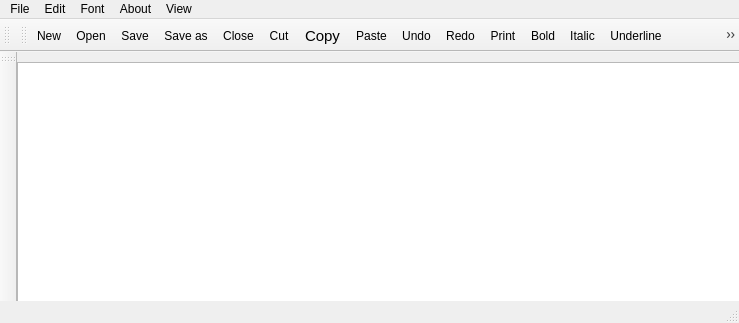
<?xml version="1.0" encoding="UTF-8"?>
<ui version="4.0">
 <class>MainWindow</class>
 <widget class="QMainWindow" name="MainWindow">
  <property name="geometry">
   <rect>
    <x>0</x>
    <y>0</y>
    <width>739</width>
    <height>323</height>
   </rect>
  </property>
  <property name="windowTitle">
   <string>MainWindow</string>
  </property>
  <widget class="QWidget" name="centralwidget">
   <widget class="QTextEdit" name="textEdit">
    <property name="geometry">
     <rect>
      <x>0</x>
      <y>10</y>
      <width>751</width>
      <height>261</height>
     </rect>
    </property>
   </widget>
  </widget>
  <widget class="QMenuBar" name="menubar">
   <property name="geometry">
    <rect>
     <x>0</x>
     <y>0</y>
     <width>739</width>
     <height>21</height>
    </rect>
   </property>
   <widget class="QMenu" name="menuFile">
    <property name="title">
     <string>File</string>
    </property>
    <addaction name="actionNew"/>
    <addaction name="actionOpen"/>
    <addaction name="separator"/>
    <addaction name="actionSave"/>
    <addaction name="actionSave_as"/>
    <addaction name="separator"/>
    <addaction name="actionClose"/>
    <addaction name="separator"/>
    <addaction name="actionPrint"/>
   </widget>
   <widget class="QMenu" name="menuEdit">
    <property name="title">
     <string>Edit</string>
    </property>
    <addaction name="actionCut"/>
    <addaction name="actionCopy"/>
    <addaction name="actionPaste"/>
    <addaction name="separator"/>
    <addaction name="actionUndo"/>
    <addaction name="actionRedo"/>
   </widget>
   <widget class="QMenu" name="menuFont">
    <property name="title">
     <string>Font</string>
    </property>
    <addaction name="actionBold"/>
    <addaction name="actionItalic"/>
    <addaction name="actionUnderline"/>
    <addaction name="actionFont_color"/>
    <addaction name="actionFont_bgcolor"/>
    <addaction name="actionselect_Font"/>
   </widget>
   <widget class="QMenu" name="menuAbout">
    <property name="title">
     <string>About</string>
    </property>
    <addaction name="actionAboutqt"/>
    <addaction name="actionHelp"/>
   </widget>
   <widget class="QMenu" name="menuView">
    <property name="title">
     <string>View</string>
    </property>
    <addaction name="actionzoom_in"/>
    <addaction name="actionzoom_out"/>
   </widget>
   <addaction name="menuFile"/>
   <addaction name="menuEdit"/>
   <addaction name="menuFont"/>
   <addaction name="menuAbout"/>
   <addaction name="menuView"/>
  </widget>
  <widget class="QStatusBar" name="statusbar"/>
  <widget class="QToolBar" name="toolBar">
   <property name="windowTitle">
    <string>toolBar</string>
   </property>
   <attribute name="toolBarArea">
    <enum>LeftToolBarArea</enum>
   </attribute>
   <attribute name="toolBarBreak">
    <bool>false</bool>
   </attribute>
  </widget>
  <widget class="QToolBar" name="toolBar_2">
   <property name="windowTitle">
    <string>toolBar_2</string>
   </property>
   <attribute name="toolBarArea">
    <enum>TopToolBarArea</enum>
   </attribute>
   <attribute name="toolBarBreak">
    <bool>false</bool>
   </attribute>
  </widget>
  <widget class="QToolBar" name="toolBar_3">
   <property name="windowTitle">
    <string>toolBar_3</string>
   </property>
   <attribute name="toolBarArea">
    <enum>TopToolBarArea</enum>
   </attribute>
   <attribute name="toolBarBreak">
    <bool>false</bool>
   </attribute>
   <addaction name="actionNew"/>
   <addaction name="actionOpen"/>
   <addaction name="actionSave"/>
   <addaction name="actionSave_as"/>
   <addaction name="actionClose"/>
   <addaction name="actionCut"/>
   <addaction name="actionCopy"/>
   <addaction name="actionPaste"/>
   <addaction name="actionUndo"/>
   <addaction name="actionRedo"/>
   <addaction name="actionPrint"/>
   <addaction name="actionBold"/>
   <addaction name="actionItalic"/>
   <addaction name="actionUnderline"/>
   <addaction name="actionFont_color"/>
   <addaction name="actionFont_bgcolor"/>
   <addaction name="actionHelp"/>
   <addaction name="actionAboutqt"/>
   <addaction name="actionselect_Font"/>
   <addaction name="actionzoom_in"/>
   <addaction name="actionzoom_out"/>
  </widget>
  <action name="actionNew">
   <property name="icon">
    <iconset resource="../../Documents/notepad/resources.qrc">
     <normaloff>:/Desktop/images/new.png</normaloff>:/Desktop/images/new.png</iconset>
   </property>
   <property name="text">
    <string>New</string>
   </property>
  </action>
  <action name="actionOpen">
   <property name="icon">
    <iconset resource="../../Documents/notepad/resources.qrc">
     <normaloff>:/Desktop/images/open.png</normaloff>:/Desktop/images/open.png</iconset>
   </property>
   <property name="text">
    <string>Open</string>
   </property>
  </action>
  <action name="actionSave">
   <property name="icon">
    <iconset resource="../../Documents/notepad/resources.qrc">
     <normaloff>:/Desktop/images/save.ico</normaloff>:/Desktop/images/save.ico</iconset>
   </property>
   <property name="text">
    <string>Save</string>
   </property>
  </action>
  <action name="actionSave_as">
   <property name="icon">
    <iconset resource="../../Documents/notepad/resources.qrc">
     <normaloff>:/Desktop/images/save as.jpg</normaloff>:/Desktop/images/save as.jpg</iconset>
   </property>
   <property name="text">
    <string>Save as</string>
   </property>
  </action>
  <action name="actionClose">
   <property name="icon">
    <iconset resource="../../Documents/notepad/resources.qrc">
     <normaloff>:/Desktop/images/quit.png</normaloff>:/Desktop/images/quit.png</iconset>
   </property>
   <property name="text">
    <string>Close</string>
   </property>
  </action>
  <action name="actionCut">
   <property name="icon">
    <iconset resource="../../Documents/notepad/resources.qrc">
     <normaloff>:/Desktop/images/cut.png</normaloff>:/Desktop/images/cut.png</iconset>
   </property>
   <property name="text">
    <string>Cut</string>
   </property>
  </action>
  <action name="actionCopy">
   <property name="icon">
    <iconset resource="../../Documents/notepad/resources.qrc">
     <normaloff>:/Desktop/images/copy.jpg</normaloff>:/Desktop/images/copy.jpg</iconset>
   </property>
   <property name="text">
    <string>Copy</string>
   </property>
   <property name="font">
    <font>
     <pointsize>11</pointsize>
    </font>
   </property>
  </action>
  <action name="actionPaste">
   <property name="icon">
    <iconset resource="../../Documents/notepad/resources.qrc">
     <normaloff>:/Desktop/images/paste.png</normaloff>:/Desktop/images/paste.png</iconset>
   </property>
   <property name="text">
    <string>Paste</string>
   </property>
  </action>
  <action name="actionUndo">
   <property name="icon">
    <iconset resource="../../Documents/notepad/resources.qrc">
     <normaloff>:/Desktop/images/undo.jpg</normaloff>:/Desktop/images/undo.jpg</iconset>
   </property>
   <property name="text">
    <string>Undo</string>
   </property>
  </action>
  <action name="actionRedo">
   <property name="icon">
    <iconset resource="../../Documents/notepad/resources.qrc">
     <normaloff>:/Desktop/images/redo.jpg</normaloff>:/Desktop/images/redo.jpg</iconset>
   </property>
   <property name="text">
    <string>Redo</string>
   </property>
  </action>
  <action name="actionPrint">
   <property name="icon">
    <iconset resource="../../Documents/notepad/resources.qrc">
     <normaloff>:/Desktop/images/print.png</normaloff>:/Desktop/images/print.png</iconset>
   </property>
   <property name="text">
    <string>Print</string>
   </property>
  </action>
  <action name="actionBold">
   <property name="icon">
    <iconset resource="../../Documents/notepad/resources.qrc">
     <normaloff>:/Desktop/images/bold.png</normaloff>:/Desktop/images/bold.png</iconset>
   </property>
   <property name="text">
    <string>Bold</string>
   </property>
  </action>
  <action name="actionItalic">
   <property name="icon">
    <iconset resource="../../Documents/notepad/resources.qrc">
     <normaloff>:/Desktop/images/italic.png</normaloff>:/Desktop/images/italic.png</iconset>
   </property>
   <property name="text">
    <string>Italic</string>
   </property>
  </action>
  <action name="actionUnderline">
   <property name="icon">
    <iconset resource="../../Documents/notepad/resources.qrc">
     <normaloff>:/Desktop/images/underline.png</normaloff>:/Desktop/images/underline.png</iconset>
   </property>
   <property name="text">
    <string>Underline</string>
   </property>
  </action>
  <action name="actionFont_color">
   <property name="icon">
    <iconset resource="../../Documents/notepad/resources.qrc">
     <normaloff>:/Desktop/images/font color.png</normaloff>:/Desktop/images/font color.png</iconset>
   </property>
   <property name="text">
    <string>Font color</string>
   </property>
  </action>
  <action name="actionFont_bgcolor">
   <property name="icon">
    <iconset resource="../../Documents/notepad/resources.qrc">
     <normaloff>:/Desktop/images/font bgcolor.png</normaloff>:/Desktop/images/font bgcolor.png</iconset>
   </property>
   <property name="text">
    <string>Font bgcolor</string>
   </property>
  </action>
  <action name="actionAboutqt">
   <property name="icon">
    <iconset resource="../../Documents/notepad/resources.qrc">
     <normaloff>:/Desktop/images/about.png</normaloff>:/Desktop/images/about.png</iconset>
   </property>
   <property name="text">
    <string>Aboutqt</string>
   </property>
  </action>
  <action name="actionselect_Font">
   <property name="text">
    <string>select Font</string>
   </property>
  </action>
  <action name="actionzoom_in">
   <property name="icon">
    <iconset resource="../../Documents/notepad/resources.qrc">
     <normaloff>:/Desktop/images/zoom in.png</normaloff>:/Desktop/images/zoom in.png</iconset>
   </property>
   <property name="text">
    <string>zoom in</string>
   </property>
  </action>
  <action name="actionzoom_out">
   <property name="icon">
    <iconset resource="../../Documents/notepad/resources.qrc">
     <normaloff>:/Desktop/images/zoom out.png</normaloff>:/Desktop/images/zoom out.png</iconset>
   </property>
   <property name="text">
    <string>zoom out</string>
   </property>
  </action>
  <action name="actionHelp">
   <property name="icon">
    <iconset resource="../../Documents/notepad/resources.qrc">
     <normaloff>:/Desktop/images/help.png</normaloff>:/Desktop/images/help.png</iconset>
   </property>
   <property name="text">
    <string>Help</string>
   </property>
  </action>
 </widget>
 <resources>
  <include location="../../Documents/notepad/resources.qrc"/>
 </resources>
 <connections/>
</ui>
